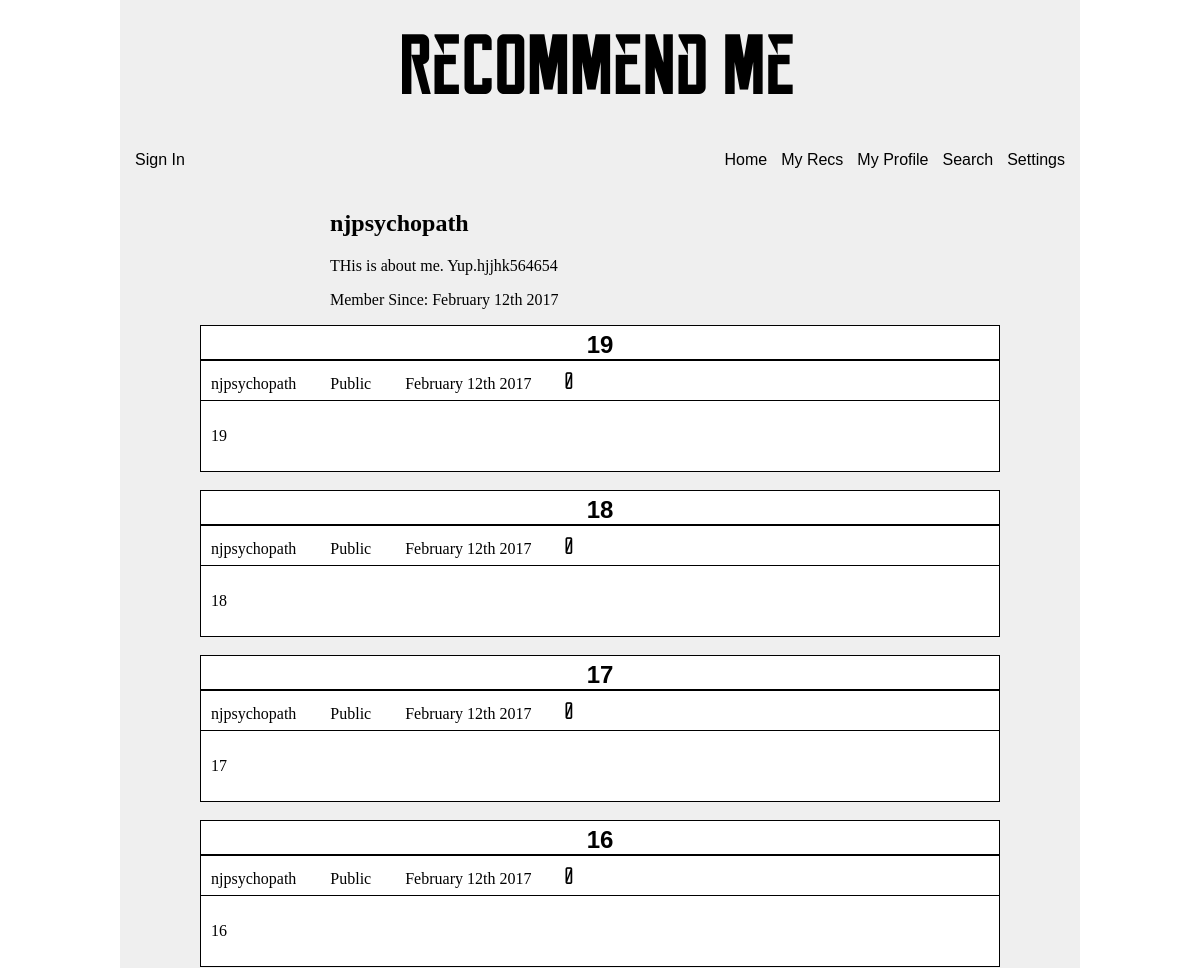
Before: /personal/profile/1 (upper part) with the older database file.
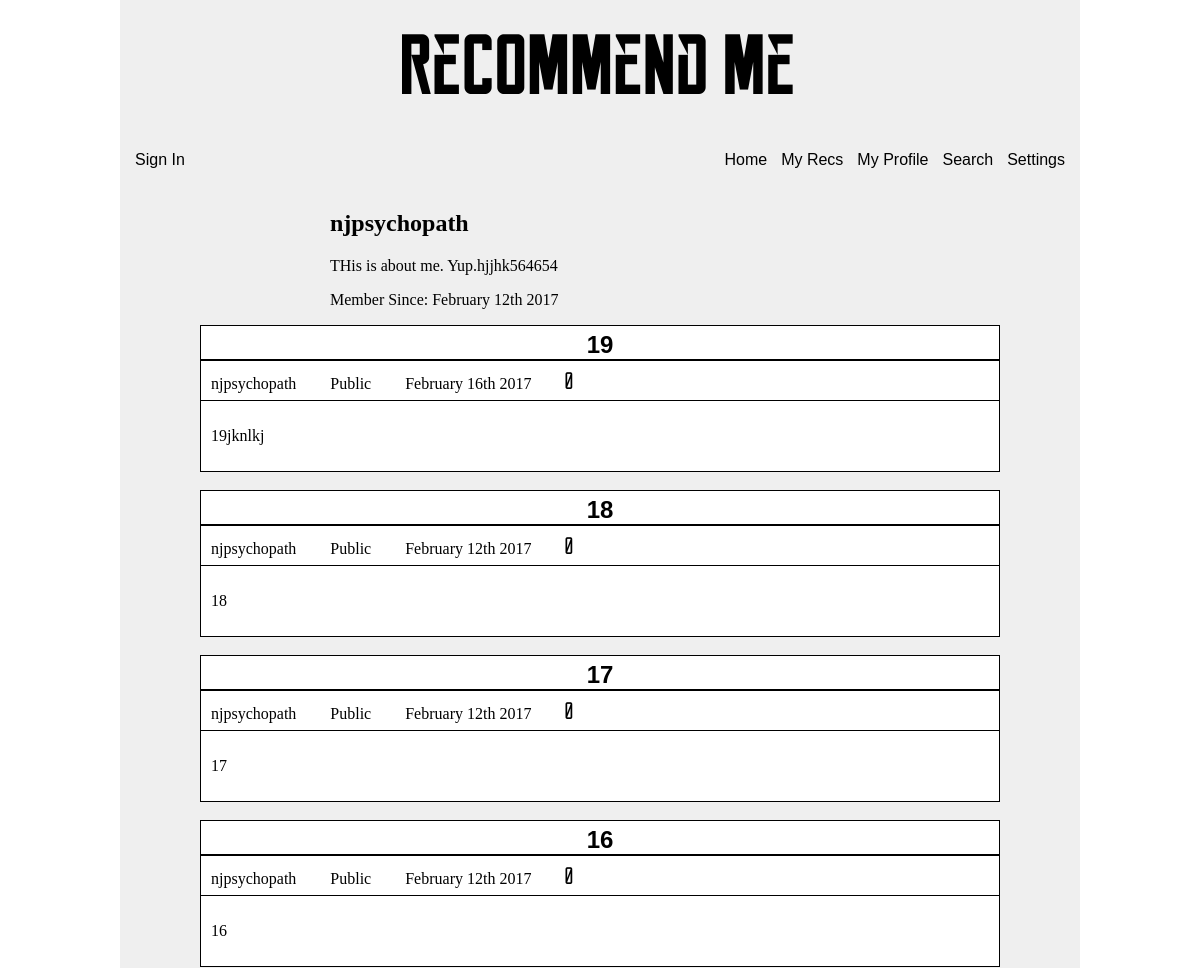
After: the same page with the newer database file.
### app/models.py (models this page shows, shortened)
class Recommendation(db.Model):
    __tablename__ = 'recs'
    id = db.Column(db.Integer, primary_key=True)
    title = db.Column(db.String(64))
    public = db.Column(db.Boolean, default=True)
    timestamp = db.Column(db.DateTime, index=True, default=datetime.utcnow)
    author_id = db.Column(db.Integer, db.ForeignKey('users.id'))
    text = db.Column(db.Text)
    likes = db.Column(db.Integer, default=0)

class Users(UserMixin, db.Model):
    __tablename__ = 'users'
    id = db.Column(db.INTEGER, primary_key=True)
    username = db.Column(db.String, unique=True)
    email = db.Column(db.String, unique=True)
    password_hash = db.Column(db.String(128))
    updates = db.Column(db.Boolean, default=True)
    confirmed = db.Column(db.Boolean, default=False)
    role_id = db.Column(db.INTEGER, db.ForeignKey('roles.id'))
    display = db.Column(db.Integer, default=10)
    about_me = db.Column(db.Text())
    member_since = db.Column(db.DATETIME(), default=datetime.utcnow)
    posts = db.relationship('Recommendation', backref='author', lazy='dynamic')
    @property
    def password(self):
        raise AttributeError('password is hashed')

### app/personal/views.py (the view)
@personal.route('/profile')
@personal.route('/profile/<int:id>')
@personal.route('/profile/<int:id>/<int:limit>')
def profile(id=-1, limit=10):
    if id == -1 and current_user.is_authenticated:
        id = current_user.id
    elif id == -1 and not current_user.is_authenticated:
        return redirect(url_for('auth.login'))
    if current_user.is_authenticated:
        limit=current_user.display
    user = Users.query.filter_by(id=id).first_or_404()
    display_recs = Recommendation.query.filter_by(author_id=user.id).order_by(
        Recommendation.timestamp.desc()).limit(limit)
    return render_template('personal/profile.html', user=user, display=display_recs, limit=limit)

### app/auth/views.py (called while the page is built)
@auth.before_app_request
def before_request():
    if  current_user.is_authenticated  and not current_user.confirmed \
    and request.endpoint[:5] != 'auth.' and request.endpoint != 'static':
        return redirect(url_for('auth.unconfirmed'))

### app/main/__init__.py (called while the page is built)
@main.app_context_processor
def inject_permissions():
    return dict(Permission=Permission)

### manage.py (called while the page is built)
@app.url_defaults
def hashed_static_file(endpoint, values):
    if 'static' == endpoint or endpoint.endswith('.static'):
        filename = values.get('filename')
        if filename:
            blueprint = request.blueprint
            if '.' in endpoint:  # blueprint
                blueprint = endpoint.rsplit('.', 1)[0]
            static_folder = app.static_folder
            if blueprint and app.blueprints[blueprint].static_folder:
                static_folder = app.blueprints[blueprint].static_folder
            fp = os.path.join(static_folder, filename)
            if os.path.exists(fp):
                values['_'] = int(os.stat(fp).st_mtime)

### app/templates/personal/profile.html (shortened to what this page needs)
<!DOCTYPE html>
{% extends 'personal/post.html' %}
  {% block maincontent %}
    <div class='w940'>
      <h2>{{user.username}}</h2>
      <p>{{user.about_me}}</p>
      <p>Member Since: {{moment(user.member_since).format('MMMM Do YYYY')}}</p>
    </div>
    <div class='listrecs'>
      {{postmacro.render_posts(display, current_user, moment)}}
    </div>
  {% endblock %}

### app/templates/personal/postmacro.html (shortened to what this page needs)
{% macro render_posts(display, current_user, moment) %}
  {% for rec in display %}
    {% if rec.public or (current_user.is_authenticated and current_user.id == rec.author_id) %}
      <div class='rec1'>
        <h3 class='postTitle rec'><a href="{{url_for('main.highlight', id=rec.id)}}">{{rec.title}}</a></h3>
        <div class='postHeaderDiv'>
          <p class='postHeader'>{{rec.author.username}}</p>
          {% if rec.public %}
            <p class='postHeader'>Public</p>
          {% else %}
            <p class='postHeader'>Private</p>
          {% endif %}
        <p class='postHeader'>{{moment(rec.timestamp).format('MMMM Do YYYY')}}</p>
        <p class='postHeader rec'>{{rec.likes}}</p>
        </div>
        <p class='postText'>{{rec.text}}</p>
      </div>
      <br/>
    {% endif %}
  {% endfor %}
</div>
{% endmacro %}

Changed rows visible on the page:
changed Recommendation: timestamp "February 12th 2017" → "February 16th 2017"; text "19" → "19jknlkj"
